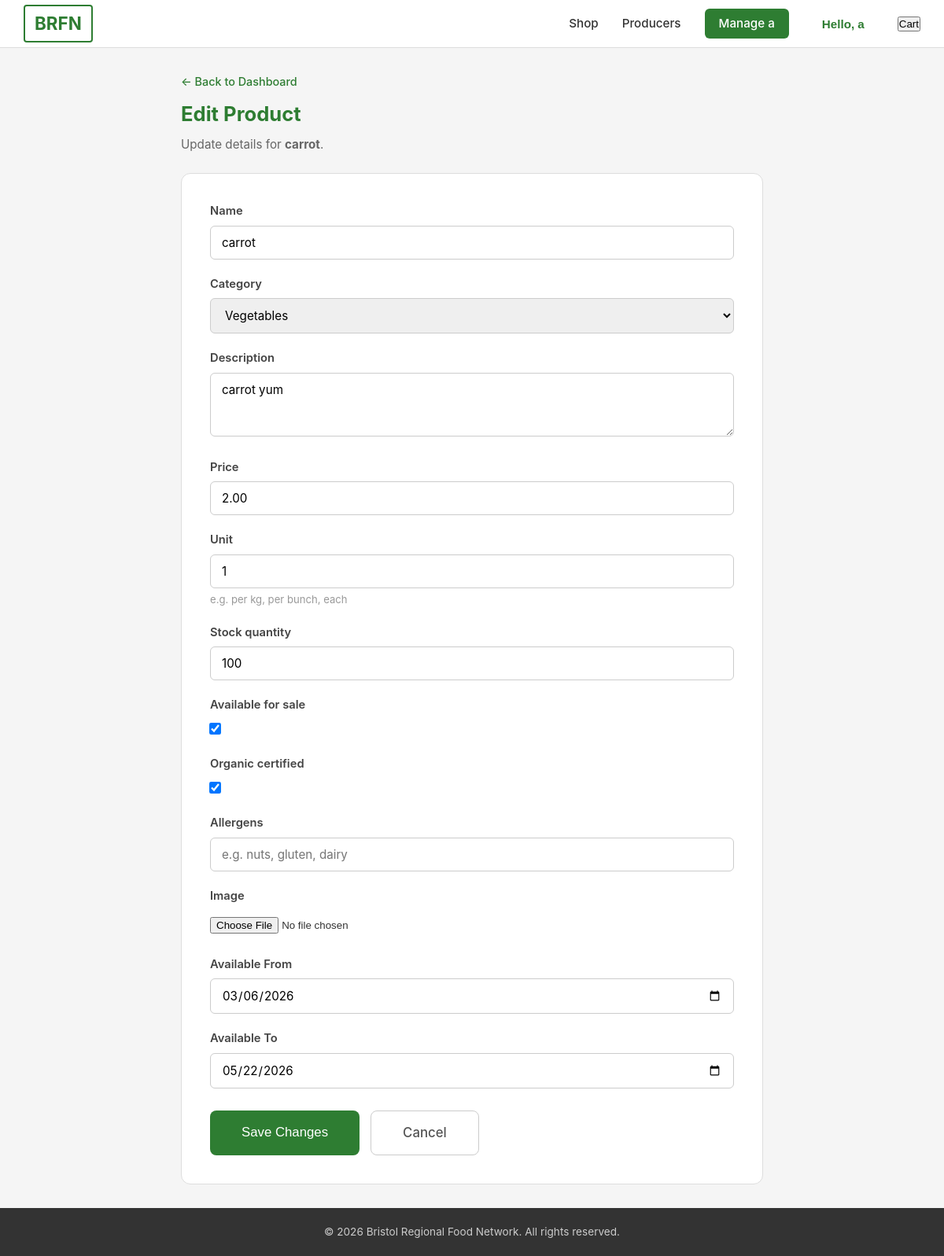
The app's page /producer/edit-product/1/ (signed in) with its own data.
### products/models.py (models this page shows, shortened)
class Products(models.Model):
    CATEGORY_CHOICES = [
        ('vegetables', 'Vegetables'),
        ('fruits', 'Fruits'),
        ('dairy', 'Dairy'),
        ('meat', 'Meat'),
        ('bakery', 'Bakery'),
        ('drinks', 'Drinks'),
        ('other', 'Other'),
    ]
    producer = models.ForeignKey(Producers, on_delete=models.CASCADE, related_name='products')
    name = models.CharField(max_length=200)
    category = models.CharField(max_length=50, choices=CATEGORY_CHOICES, default='other')
    description = models.TextField(blank=True, default='')
    price = models.DecimalField(max_digits=8, decimal_places=2)
    unit = models.CharField(max_length=50, default=0, help_text='e.g. per kg, per bunch, each')
    stock_quantity = models.PositiveIntegerField(default=0)
    is_available = models.BooleanField(default=True)
    is_organic = models.BooleanField(default=False)
    allergens = models.CharField(max_length=255, blank=True, default='')
    image = models.ImageField(upload_to='product_images/', blank=True, null=True)
    available_from = models.DateField(blank=True, null=True)
    available_to = models.DateField(blank=True, null=True)
    created_at = models.DateTimeField(auto_now_add=True)
    updated_at = models.DateTimeField(auto_now=True)
    class Meta:
        verbose_name_plural = 'Products'
        ordering = ['-created_at']

### producers/views.py (the view)
# urls.py: path('edit-product/<int:product_id>/', views.edit_product, name='edit_product'),
@producer_required
def edit_product(request, product_id):
    producer = get_object_or_404(Producers, id=request.session['user_id'])
    product = get_object_or_404(Products, id=product_id, producer=producer)
    if request.method == 'POST':
        form = ProductForm(request.POST, request.FILES, instance=product)
        if form.is_valid():
            form.save()
            messages.success(request, f'"{product.name}" has been updated!')
            return redirect('producer_dashboard')
    else:
        form = ProductForm(instance=product)
    return render(request, 'producers/edit_product.html', {
        'form': form,
        'producer': producer,
        'product': product,
    })

### accounts/context_processors.py (called while the page is built)
def user_context(request):
    context = {
        'user_name': None,
        'user_type': None,
    }
    if 'user_id' in request.session:
        user_id = request.session['user_id']
        user_type = request.session.get('user_type', 'customer')
        try:
            if user_type == 'customer':
                user = Accounts.objects.get(id=user_id)
                context['user_name'] = user.name
            elif user_type == 'producer':
                producer = Producers.objects.get(id=user_id)
                context['user_name'] = producer.business_name
            context['user_type'] = user_type
        except (Accounts.DoesNotExist, Producers.DoesNotExist):
            request.session.flush()
    return context

### producers/views.py (called while the page is built)
def producer_required(view_func):
    @wraps(view_func)
    def wrapper(request, *args, **kwargs):
        if request.session.get('user_type') != 'producer' or 'user_id' not in request.session:
            messages.error(request, 'You must be logged in as a producer to access this page.')
            return redirect('producer_login')
        return view_func(request, *args, **kwargs)
    return wrapper

### producers/templates/producers/edit_product.html (shortened to what this page needs)
{% extends "home/base.html" %}
{% load static %}
{% block content %}
<div class="dashboard-section">
    <div class="form-page-header">
        <a href="{% url 'producer_dashboard' %}" class="back-arrow">← Back to Dashboard</a>
        <h1>Edit Product</h1>
        <p>Update details for <strong>{{ product.name }}</strong>.</p>
    </div>
    <div class="form-card">
        <form method="post" enctype="multipart/form-data" class="dashboard-form">
            {% for field in form %}
                <div class="form-group">
                    <label for="{{ field.id_for_label }}">{{ field.label }}</label>
                    {{ field }}
                    {% if field.help_text %}
                        <small class="form-help">{{ field.help_text }}</small>
                    {% endif %}
                </div>
            {% endfor %}
            <div class="form-actions">
                <button type="submit" class="btn btn-primary btn-lg">Save Changes</button>
                <a href="{% url 'producer_dashboard' %}" class="btn btn-outline btn-lg">Cancel</a>
            </div>
        </form>
    </div>
</div>
{% endblock %}

### home/static/css/styles.css (style rules this page uses)
*, *::before, *::after { margin: 0; padding: 0; box-sizing: border-box; }
body { font-family: -apple-system, BlinkMacSystemFont, "Segoe UI", Roboto, Helvetica, Arial, sans-serif; color: #333; background-color: #f5f5f5; line-height: 1.6; }
a { color: #2e7d32; text-decoration: none; }
.btn { display: inline-block; padding: 10px 22px; border: none; border-radius: 6px; cursor: pointer; font-size: 0.95rem; font-weight: 500; transition: background-color 0.2s, box-shadow 0.2s; }
.btn-primary { background-color: #2e7d32; color: #fff; }
.btn-outline { background-color: #fff; color: #555; border: 1px solid #ccc; }
.btn-lg { padding: 14px 40px; font-size: 1.05rem; border-radius: 8px; }
.form-page-header { margin-bottom: 24px; }
.back-arrow { font-size: 0.9rem; color: #2e7d32; font-weight: 500; text-decoration: none; display: inline-block; margin-bottom: 10px; }
.form-page-header h1 { font-size: 1.6rem; color: #2e7d32; margin-bottom: 6px; }
.form-page-header p { color: #666; font-size: 0.95rem; }
.form-card { background: #fff; border: 1px solid #ddd; border-radius: 12px; padding: 36px; }
.dashboard-section { max-width: 800px; margin: 30px auto; padding: 0 30px; }
.dashboard-form .form-group { margin-bottom: 20px; }
.dashboard-form label { display: block; font-weight: 600; margin-bottom: 6px; color: #444; font-size: 0.92rem; }
.dashboard-form input[type="text"], .dashboard-form input[type="email"], .dashboard-form input[type="number"], .dashboard-form input[type="url"], .dashboard-form input[type="date"], .dashboard-form textarea, .dashboard-form select { width: 100%; padding: 11px 14px; border: 1px solid #ccc; border-radius: 6px; font-size: 0.95rem; transition: border-color 0.2s, box-shadow 0.2s; font-family: inherit; }
.dashboard-form input[type="checkbox"] { width: auto; margin-right: 8px; transform: scale(1.15); }
.dashboard-form input[type="file"] { padding: 8px 0; border: none; }
.form-help { display: block; font-size: 0.82rem; color: #999; margin-top: 4px; }
.form-actions { display: flex; gap: 14px; margin-top: 28px; }

### records on screen
Products: name "carrot", form "carrot" "Vegetables" "carrot yum" "2.00" "1" "100" "☑" "☑" "03/06/2026" "05/22/2026"

### other values on screen
{{ user_name }} "a"
{{ field.label }} "Name" "Category" "Description" "Price" "Unit" "Stock quantity" "Available for sale" "Organic certified" "Allergens" "Image" "Available From" "Available To"
{{ field.help_text }} "e.g. per kg, per bunch, each"
